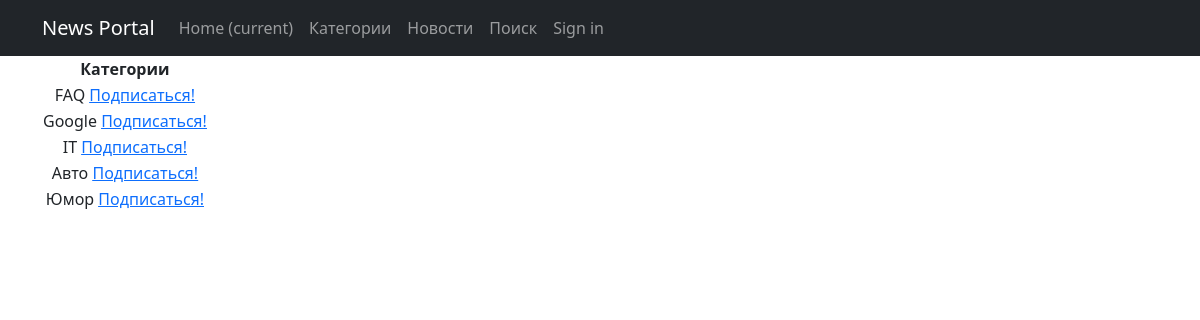
The page /news/category/ on the database its author committed.
### news/models.py (models this page shows, shortened)
class Category(models.Model):
    name = models.CharField(max_length=64, unique=True)
    subscribers = models.ManyToManyField(User, blank=True, related_name='subscribers')

### news/views.py (the view)
# urls.py: path('category/', CategoryList.as_view(), name='category'),
class CategoryList(ListView):
    model = Category
    ordering = 'name'
    template_name = 'category.html'
    context_object_name = 'category'
    paginate_by = 10

### news/templates/news/category.html (shortened to what this page needs)
{% extends 'default.html' %}
{% block content %}
<table>
    <thead>
        <th>
            Категории
        </th>
    </thead>
    {% for cat in category %}
    <tr>
       <td>
            {{ cat.name }}
            <a href="{% url 'subscribe' cat.id %}"><u>Подписаться!</u></a>
        </td>
    </tr>
    {% endfor %}
</table>
<br>
{% endblock content %}

### rows shown on the page
Category: name "FAQ"
Category: name "Google"
Category: name "IT"
Category: name "Авто"
Category: name "Юмор"
